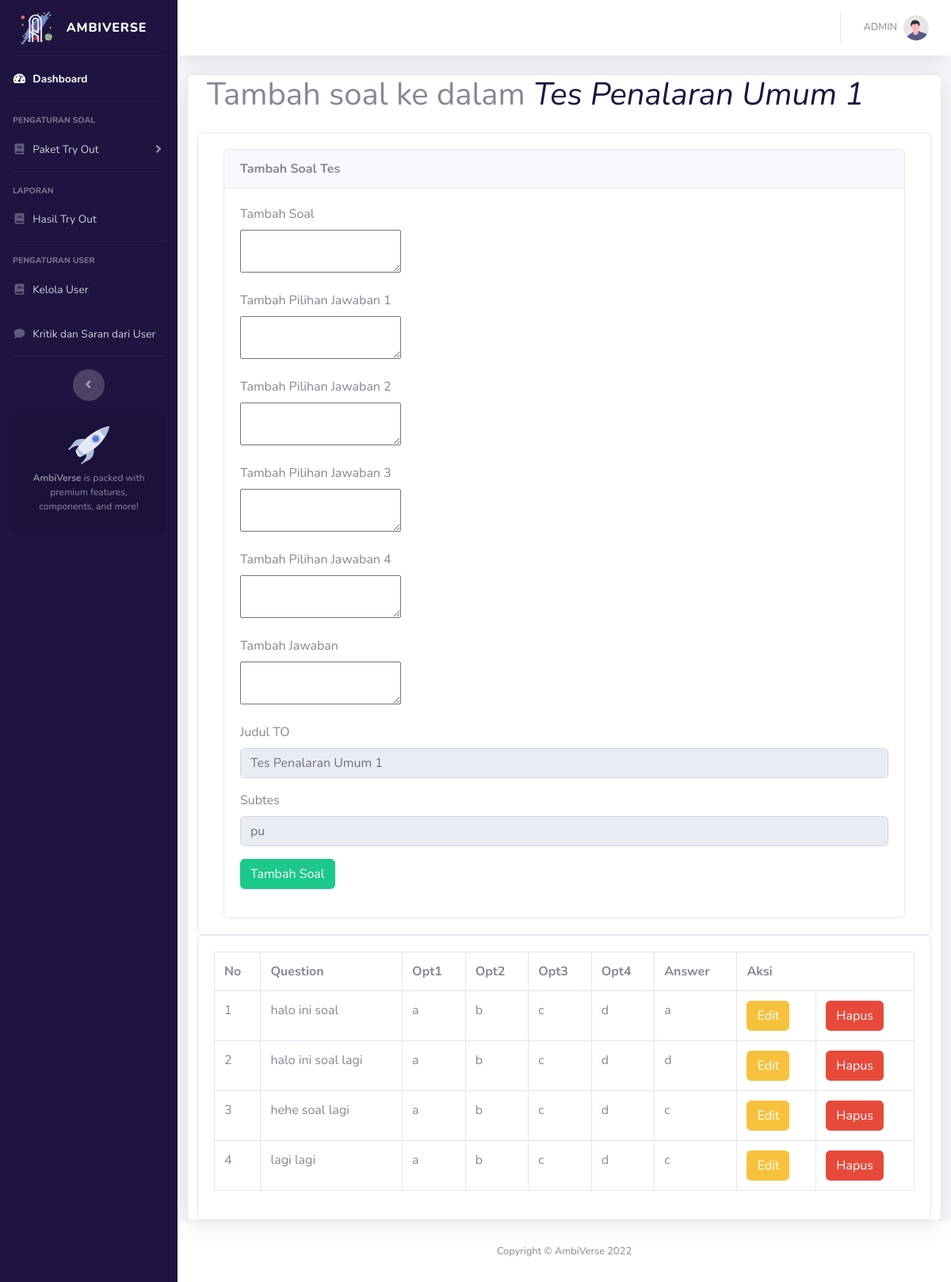
Page /admin/add_edit_questions.php?id=1 on the committed database.
### tables this page shows
CREATE TABLE `exam_category` (
  `id` int(5) NOT NULL,
  `kategori` varchar(100) NOT NULL,
  `subtes` varchar(11) NOT NULL,
  `judul_to` varchar(50) NOT NULL,
  `duration` varchar(5) NOT NULL,
  `date_added` timestamp NULL DEFAULT current_timestamp()
);

CREATE TABLE `questions` (
  `id` int(5) NOT NULL,
  `question_no` varchar(5) NOT NULL,
  `question` longtext NOT NULL,
  `opt1` longtext NOT NULL,
  `opt2` longtext NOT NULL,
  `opt3` longtext NOT NULL,
  `opt4` longtext NOT NULL,
  `answer` longtext NOT NULL,
  `judul_to` varchar(80) NOT NULL,
  `subtes` varchar(5) NOT NULL
);

### admin/add_edit_questions.php (the view, shortened to what this page needs)
<?php
    include("header.php");
    include("../includes/functions.php");
    $id = $_GET["id"];
    $judul_to = '';
    $res = mysqli_query($conn, "SELECT * FROM exam_category WHERE id = $id");
    while($row = mysqli_fetch_array($res)){
        $judul_to = $row['judul_to'];
        $subtes = $row['subtes'];
    }
?>
<!DOCTYPE html>
<html lang="en">
<head>
    <link href="vendor/fontawesome-free/css/all.min.css" rel="stylesheet" type="text/css">
    <link rel="stylesheet" href="    https://cdn.jsdelivr.net/npm/bootstrap@5.2.3/dist/css/bootstrap.min.css">
    <link href="css/sb-admin-2.min.css" rel="stylesheet">
    <link href="css/style.css" rel="stylesheet">
</head>
<body id="page-top">
    <div id="wrapper">
        <?php include "sidebar.php" ?>
        <div id="content-wrapper" class="d-flex flex-column">
                <div id="content">
                    <?php include "topbar.php" ?>
                    <div class="container-fluid">
                        <div class="row">
                            <div class="card shadow col-lg-12">
                                <div class="breadcrumbs">
            <div class="col-sm-12">
                <div class="page-header float-left">
                    <div class="page-title">
                        <h1>Tambah soal ke dalam <i style="color: #1f1340"><?= $judul_to ?></i></h1>
                    </div>
                </div>
            </div>
        </div>
        <div class="content mt-3">
            <div class="animated fadeIn">
                <div class="row">
                    <div class="col-lg-12">
                        <div class="card">
                            <div class="card-body">
                                <div class="col-lg-12">
                                    <form action="" method="POST">
                                    <div class="card">
                                        <div class="card-header"><strong>Tambah Soal Tes</strong></div>
                                        <div class="card-body card-block">
                                        <div class="form-group">
                                            <label for="question" class="form-control-label">Tambah Soal</label><br>
                                            <textarea required class="ckeditor" name="question" id="question"></textarea><br>
                                        </div>
                                        <div class="form-group">
                                            <label for="opt1" class="form-control-label">Tambah Pilihan Jawaban 1</label><br>
                                            <textarea required class="ckeditor" name="opt1" id="opt1"></textarea><br>
                                        </div>
                                        <div class="form-group">
                                            <label for="opt2" class="form-control-label">Tambah Pilihan Jawaban 2</label><br>
                                            <textarea required class="ckeditor" name="opt2" id="opt2"></textarea><br>
                                        </div>
                                        <div class="form-group">
                                            <label for="opt3" class="form-control-label">Tambah Pilihan Jawaban 3</label><br>
                                            <textarea required class="ckeditor" name="opt3" id="opt3"></textarea><br>
                                        </div>
                                        <div class="form-group">
                                            <label for="opt4" class="form-control-label">Tambah Pilihan Jawaban 4</label><br>
                                            <textarea required class="ckeditor" name="opt4" id="opt4"></textarea><br>
                                        </div>
                                        <div class="form-group">
                                            <label for="answer" class="form-control-label">Tambah Jawaban </label><br>
                                            <textarea required class="ckeditor" name="answer" id="answer"></textarea><br>
                                        </div>
                                            <div class="form-group">
                                                <label for="judul_to" class="form-control-label" required>Judul TO</label>
                                                <input disabled type="text" name="judul_to" id="judul_to" placeholder="Judul TO" class="form-control" value="<?= $judul_to ?>">
                                            </div>
                                            <div class="form-group">
                                                <label for="subtes" class="form-control-label" required>Subtes</label>
                                                <input disabled type="text" name="subtes" id="subtes" placeholder="(pu/ppu/pbm/pk) (kim/bio/fis/mat) (eko/geo/sej/sosio)" class="form-control" value="<?= $subtes ?>">
                                            </div>
                                            <div class="form-group">
                                                <input type="submit" name="tambahsoal" value="Tambah Soal" class="btn btn-success">
                                            </div>
                                        </div>
                                    </div>
                                    </form>
                                </div>
                            </div>
                        </div>
                    </div>
                </div>
                <div class="row">
                    <div class="col-lg-12">
                        <div class="card">
                            <div class="card-body">
                                <table class="table table-bordered">
                                    <tr>
                                        <th>No</th>
                                        <th>Question</th>
                                        <th>Opt1</th>
                                        <th>Opt2</th>
                                        <th>Opt3</th>
                                        <th>Opt4</th>
                                        <th>Answer</th>
                                        <th colspan=2>Aksi</th>
                                    </tr>
                                    <?php
                                    $res = mysqli_query($conn, "SELECT * FROM questions WHERE judul_to = '$judul_to' ORDER BY question_no ASC");
                                    while ($row = mysqli_fetch_array($res)){
                                        echo "<tr>";
                                            echo "<td>"; echo $row['question_no']; echo "</td>";
                                            echo "<td>"; echo $row['question']; echo "</td>";
                                            echo "<td>"; echo $row['opt1']; echo "</td>";
                                            echo "<td>"; echo $row['opt2']; echo "</td>";
                                            echo "<td>"; echo $row['opt3']; echo "</td>";
                                            echo "<td>"; echo $row['opt4']; echo "</td>";
                                            echo "<td>"; echo $row['answer']; echo "</td>";
                                            ?>
                                            <td><a class="btn btn-warning" href="edit_option.php?id=<?= $row['id']; ?>&id1=<?= $id; ?>">Edit</a></td>
                                            <td><a class="btn btn-danger" href="delete_option.php?id=<?= $row['id']; ?>&id1=<?= $id;?>">Hapus</a></td>
                                            <?php
                                        echo "</tr>";
                                    }
                                ?>
                                </table>
                            </div>
                        </div>
                    </div>
                </div>
            </div>
        </div>
                            </div>
                        </div>
                    </div>
                </div>
    <?php include("footer.php"); ?>
</body>
</html>

### rows in the picture
exam_category: judul_to "Tes Penalaran Umum 1", subtes "pu"
questions: question_no "1", question "halo ini soal", opt1 "a", opt2 "b", opt3 "c", opt4 "d", answer "a"
questions: question_no "2", question "halo ini soal lagi", opt1 "a", opt2 "b", opt3 "c", opt4 "d", answer "d"
questions: question_no "3", question "hehe soal lagi", opt1 "a", opt2 "b", opt3 "c", opt4 "d", answer "c"
questions: question_no "4", question "lagi lagi", opt1 "a", opt2 "b", opt3 "c", opt4 "d", answer "c"
